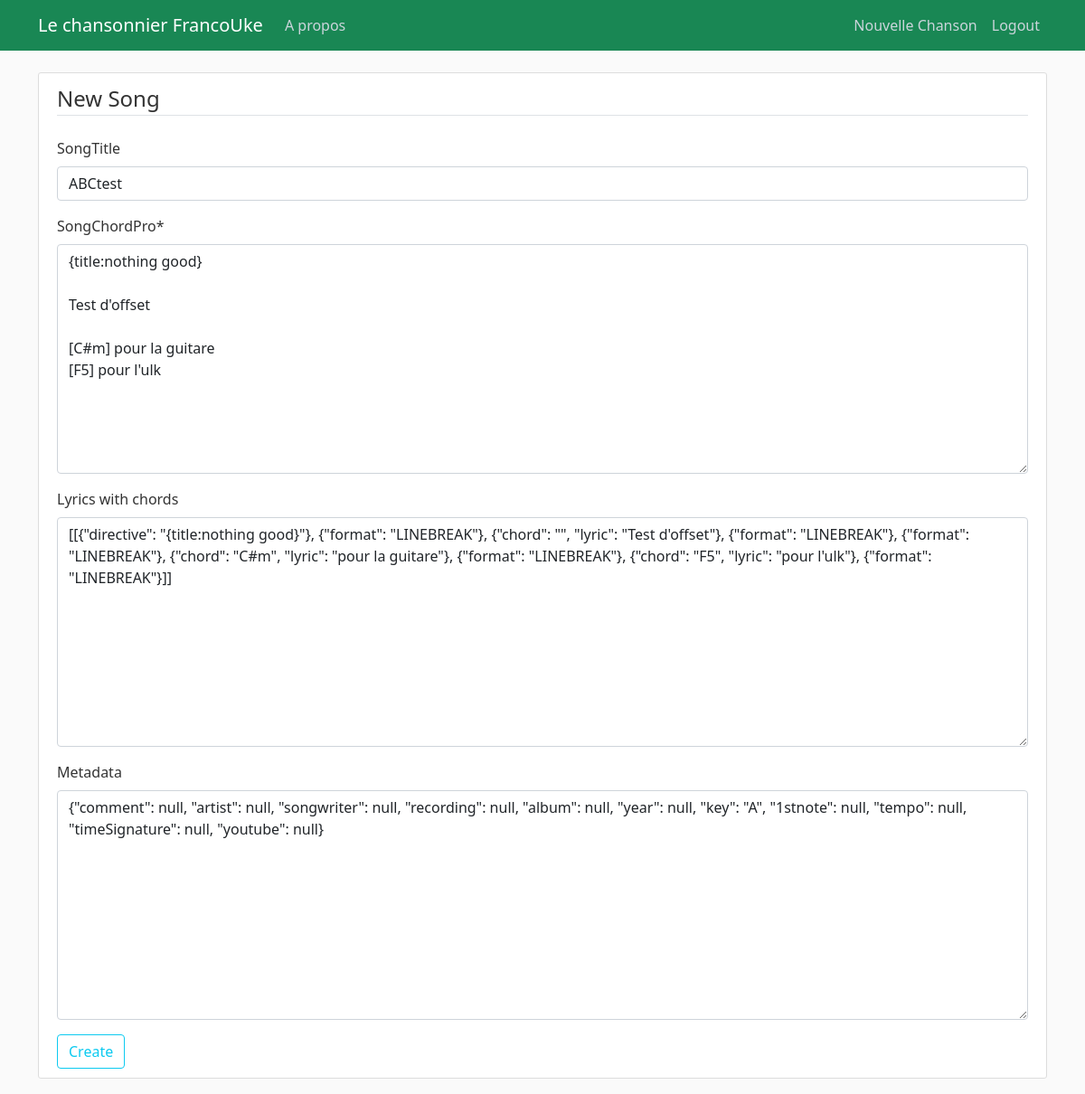
Page /song/373/update/ (signed in) on the earlier database version.
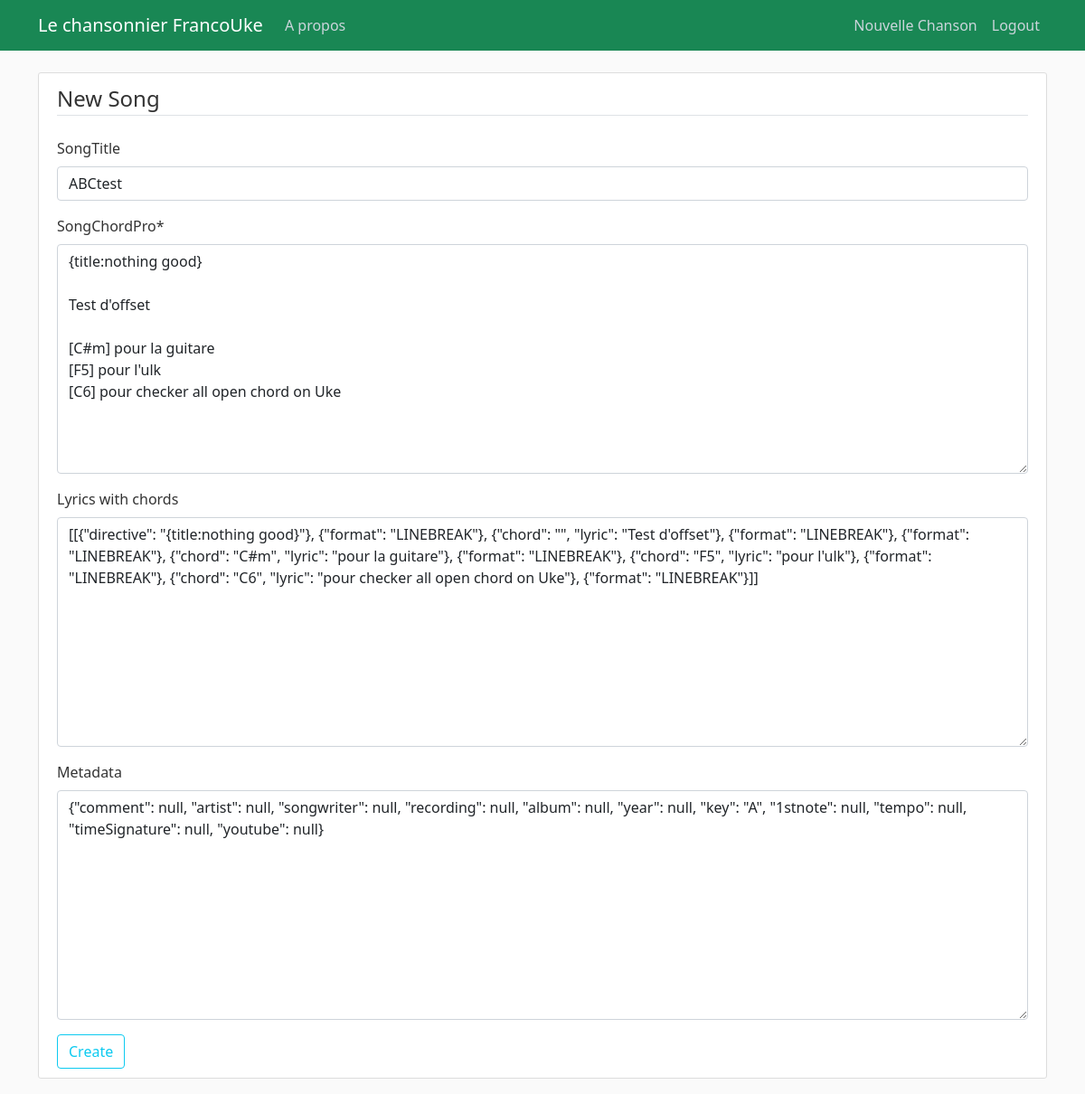
Same page on the later database version.
### songbook/models.py (models this page shows, shortened)
class Song(models.Model):
    songTitle = models.CharField(max_length=100, blank=True, null=True)
    songChordPro = models.TextField()  # Original
    lyrics_with_chords = models.JSONField(null=True, blank=True)
    metadata = models.JSONField(blank=True, null=True)  # Stores metadata as JSON
    date_posted = models.DateField(default=timezone.now)
    contributor = models.ForeignKey(User, on_delete=models.CASCADE)
    abc_notation = models.TextField(blank=True, null=True, help_text="Optional ABC notation for this song.")
    tags = TaggableManager(blank=True)

### songbook/views.py (the view, shortened to what this page needs)
# urls.py: path('song/<int:pk>/update/', SongUpdateView.as_view(), name='song-update'),
class SongUpdateView(LoginRequiredMixin, UpdateView):
    model = Song
    fields = ['songTitle', 'songChordPro', 'lyrics_with_chords', 'metadata']
    success_url = reverse_lazy('songbook-home')  # Redirect after success
    def get_object(self, queryset=None):
        obj = super().get_object(queryset)
        if obj.contributor != self.request.user:
            raise PermissionDenied("You do not have permission to edit this song.")
        return obj

### songbook/templates/songbook/song_form.html (shortened to what this page needs)
{% extends "songbook/base.html" %}
{% load crispy_forms_tags %}
{% block content %}
    <div class="content-section">
        <form method="POST">
            <fieldset class="form-group">
                <legend class="border-bottom mb-4">New Song</legend>
                {{ form|crispy }}
            </fieldset>
            <div class="form-group">
                <button class="btn btn-outline-info" type="submit">Create</button>
            </div>
        </form>
    </div>
{% endblock content %}

Differences in the rows shown:
changed Song "ABCtest": songChordPro "{title:nothing good} Test d'offset [C#m] pour la guitare [F5] pour l'ulk" → "{title:nothing good} Test d'offset [C#m] pour la guitare [F5] pour l'ulk [C6] pour checker all open chord on Uke"; lyrics_with_chords "…\"lyric\": \"pour l'ulk\"}, {\"format\": \"LINEBREAK\"}]]" → "…\"lyric\": \"pour l'ulk\"}, {\"format\": \"LINEBREAK\"}, {\"chord\": \"C6\", \"lyric\": \"pour checker all open chord on Uke\"}, {\"format\": \"LINEBREAK\"}]]"
